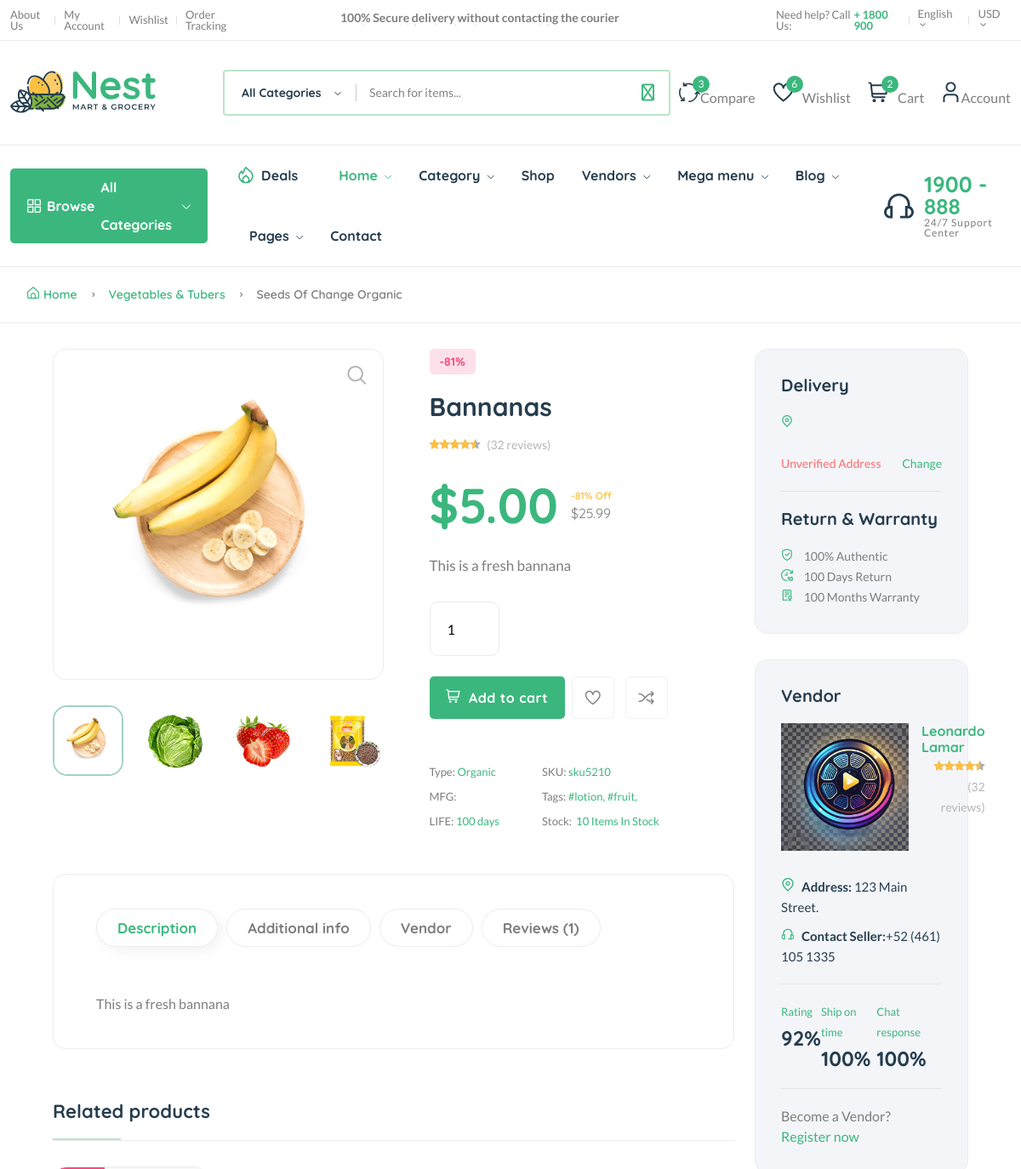
The page /product/4f4h1f1edbga3g315cfdh2/ (upper part) on the database as committed earlier.
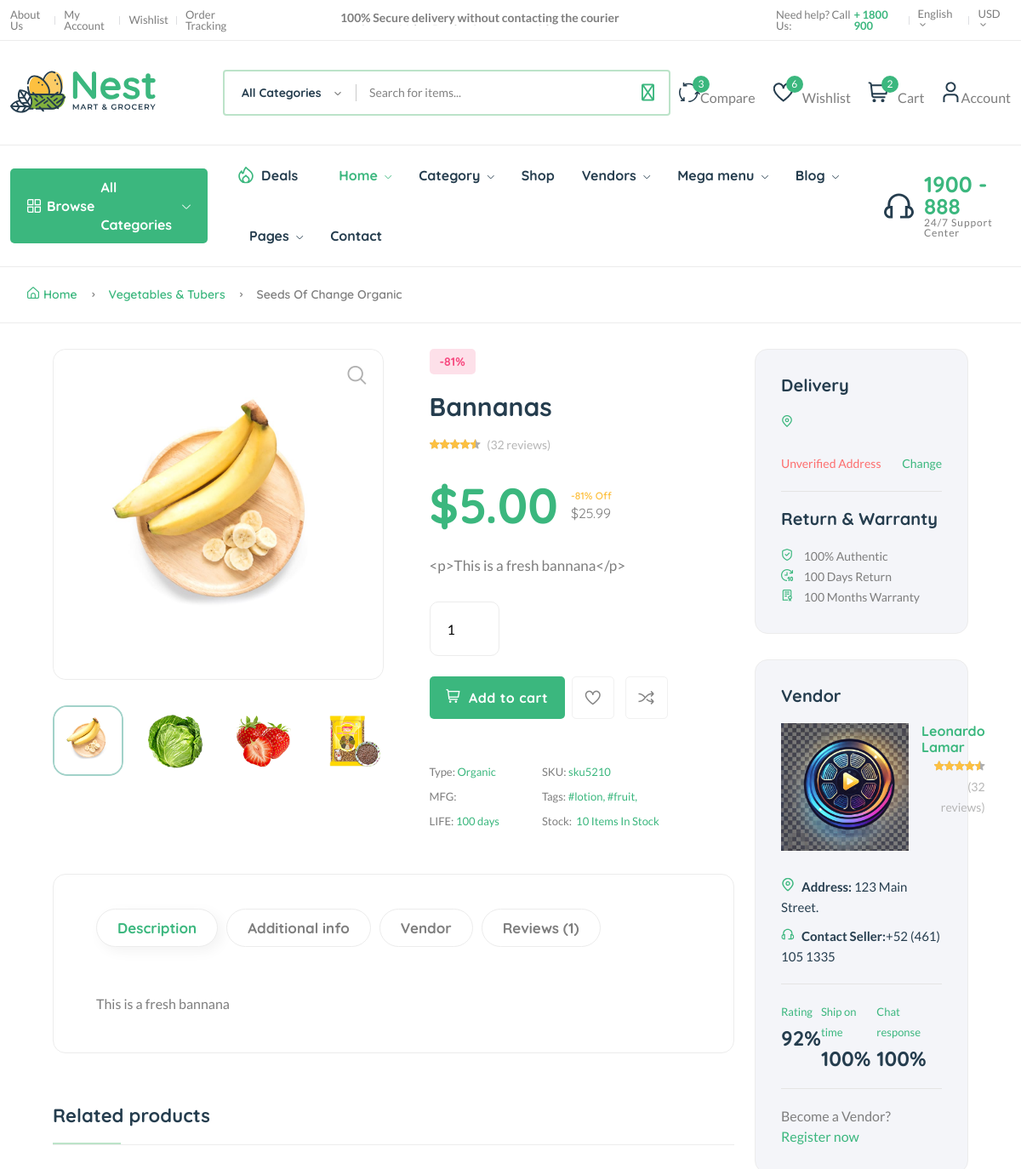
The same page on the database as committed later.
### core/models.py (models this page shows, shortened)
class Product(models.Model):
    pid = ShortUUIDField(unique=True, max_length=22, alphabet="abcdefgh12345")
    user = models.ForeignKey(User, on_delete=models.SET_NULL, null=True)
    category = models.ForeignKey(Category, on_delete=models.SET_NULL, null=True, related_name="category")
    vendor = models.ForeignKey(Vendor, on_delete=models.SET_NULL, null=True, related_name="product")
    title = models.CharField(max_length=100, default="Fresh Pear")
    image = models.ImageField(upload_to=user_directory_path, default="product.jpg")
    description =  models.TextField(null=True, blank=True, default="This is the product")
    price = models.DecimalField(max_digits=99999999999999, decimal_places=2, default="1.99")
    old_price = models.DecimalField(max_digits=99999999999999, decimal_places=2, default="2.99")
    specifications = RichTextUploadingField(null=True, blank=True)
    type = models.CharField(max_length=100, default="Organic", null=True, blank=True)
    stock_count = models.CharField(max_length=100 ,default="10", null=True, blank=True)
    life = models.CharField(max_length=100, default="100 days", null=True, blank=True)
    mfd = models.DateTimeField(auto_now_add=False, null=True, blank=True)
    tags = TaggableManager(blank=True)
    product_status = models.CharField(choices=STATUS, max_length=10, default="in_review")
    status = models.BooleanField(default=True)
    in_stock = models.BooleanField(default=True)
    featured = models.BooleanField(default=False)
    digital = models.BooleanField(default=False)
    sku = ShortUUIDField(unique=True, max_length=10, prefix="sku", alphabet="1234567890")
    date = models.DateTimeField(auto_now_add=True)
    updated = models.DateTimeField(null=True, blank=True)
    class Meta:
        verbose_name_plural = "Products"
    def get_precentage(self):
        new_price = ((self.old_price - self.price)/ self.old_price) * 100
        return new_price

class Vendor(models.Model):
    vid = ShortUUIDField(unique=True, max_length=20, prefix="ven", alphabet="abcdefgh12345")
    title = models.CharField(max_length=100, default="AngelitoCrackPro777")
    image = models.ImageField(upload_to=user_directory_path, default="vendor.jpg")
    cover_image = models.ImageField(upload_to=user_directory_path, default="vendor.jpg")
    description =  RichTextUploadingField(null=True, blank=True, default="Soy el mejor vendedor")
    address = models.CharField(max_length=100, default="123 Main Street.")
    contact = models.CharField(max_length=100, default="+52 (461) 105 1335")
    chat_resp_time = models.CharField(max_length=100, default="100")
    shipping_on_time = models.CharField(max_length=100, default="100")
    authentic_rating = models.CharField(max_length=100, default="100")
    days_return = models.CharField(max_length=100, default="100")
    warranty_period = models.CharField(max_length=100, default="100")
    user = models.ForeignKey(User, on_delete=models.SET_NULL, null=True)
    date = models.DateTimeField(auto_now_add=True, null=True, blank=True)
    class Meta:
        verbose_name_plural = "Vendors"

### core/views.py (the view)
# urls.py: path("product/<pid>/", product_detail_view, name="product-detail"),
def product_detail_view(request, pid):
    product = Product.objects.get(pid=pid)
    products = Product.objects.filter(category=product.category).exclude(pid=pid)
    reviews = ProductReview.objects.filter(product=product).order_by("-date")
    average_rating = ProductReview.objects.filter(product=product).aggregate(rating=Avg('rating'))
    review_form = ProductReviewForm()
    make_review = True
    if request.user.is_authenticated:
        user_review_count = ProductReview.objects.filter(user=request.user, product=product).count()
        if user_review_count > 0:
            make_review = False
    p_image = product.p_images.all()
    context = {
        "p":product,
        "make_review":make_review,
        "review_form":review_form,
        "p_image":p_image,
        "average_rating":average_rating,
        "reviews":reviews,
        "products":products,
    }
    return render(request, "core/product-detail.html", context)

### core/forms.py
class ProductReviewForm(forms.ModelForm):
    review = forms.CharField(widget=forms.Textarea(attrs={'placeholder':'Write review'}))
    class Meta:
        model = ProductReview
        fields = ['review','rating']

### core/context_processor.py (called while the page is built)
def default(request):
    categories = Category.objects.all()
    vendors = Vendor.objects.all()
    min_max_price = Product.objects.aggregate(Min("price"), Max("price"))
    try:
        address = Address.objects.get(user=request.user)
    except:
        address = None
    return {
        'categories':categories,
        'address':address,
        'vendors':vendors,
        'min_max_price':min_max_price
    }

### templates/core/product-detail.html (shortened to what the changed rows need)
{% extends 'partials/base.html' %}
{% load static %}
{% block content %}
    <main class="main">
        <div class="container mb-30">
            <div class="row">
                <div class="col-xl-11 col-lg-12 m-auto">
                    <div class="row">
                        <div class="col-xl-9">
                            <div class="product-detail accordion-detail">
                                <div class="row mb-50 mt-30">
                                    <div class="col-md-6 col-sm-12 col-xs-12 mb-md-0 mb-sm-5">
                                        <div class="detail-gallery">
                                            <div class="product-image-slider">
                                                <figure class="border-radius-10">
                                                    <img src="{{p.image.url}}" alt="product image" />
                                                </figure>
                                            </div>
                                            <div class="slider-nav-thumbnails">
                                                <div><img src="{{p.image.url}}" alt="product image" /></div>
                                            </div>
                                        </div>
                                    </div>
                                    <div class="col-md-6 col-sm-12 col-xs-12">
                                        <div class="detail-info pr-30 pl-30">
                                            <span class="stock-status out-stock"> -{{p.get_precentage|floatformat:0}}% </span>
                                            <h2 class="title-detail">{{p.title}}</h2>
                                            <div class="product-detail-rating">
                                                <div class="product-rate-cover text-end">
                                                </div>
                                            </div>
                                            <div class="clearfix product-price-cover">
                                                <div class="product-price primary-color float-left">
                                                    <span class="current-price text-brand">$</span><span class="current-price text-brand" id="prueba2">{{p.price}}</span>
                                                    <span>
                                                        <span class="save-price font-md color3 ml-15">-{{p.get_precentage|floatformat:0}}% Off</span>
                                                    <span class="font-md ml-15" id="prueba1">${{p.old_price}}</span>
                                                    </span>
                                                </div>
                                            </div>
                                            <div class="short-desc mb-30">
                                                <p class="font-lg">{{p.description|truncatechars:100}}</p>
                                            </div>
                                            <div class="detail-extralink mb-50">
                                                <input type="number" value="1" name="" id="product-quantity" class="w-25">
                                                <br>
                                                <br>
                                                <div class="product-extra-link2">
                                                </div>
                                            </div>
                                            <div class="font-xs">
                                                <ul class="mr-50 float-start">
                                                    <li class="mb-5">Type: <span class="text-brand">{{p.type}}</span></li>
                                                    <li>LIFE: <span class="text-brand">{{p.life}}</span></li>
                                                </ul>
                                                <ul class="float-start">
                                                    <li class="mb-5">SKU: <a href="#">{{p.sku}}</a></li>
                                                    <li>Stock:<span class="in-stock text-brand ml-5">{{p.stock_count}} Items In Stock</span></li>
                                                </ul>
                                            </div>
                                        </div>
                                    </div>
                                </div>
                                <div class="product-info">
                                    <div class="tab-style3">
                                        <div class="tab-content shop_info_tab entry-main-content">
                                            <div class="tab-pane fade show active" id="Description">
                                                <div class="">
                                                    <p>
                                                        {{p.description|safe}}
                                                    </p>
                                                </div>
                                            </div>
                                        </div>
                                    </div>
                                </div>
                                <div class="row mt-60">
                                    {% if products %}
                                    <div class="col-12">
                                        <h2 class="section-title style-1 mb-30">Related products</h2>
                                    </div>
                                    {% endif %}
                                </div>
                            </div>
                        </div>
                        <div class="col-xl-3 primary-sidebar sticky-sidebar mt-30">
                            <div class="sidebar-widget widget-delivery mb-30 bg-grey-9 box-shadow-none">
                                <ul>
                                    <li>
                                        <i class="fi fi-rs-shield-check mr-10 text-brand"></i>
                                        <span> {{p.vendor.authentic_rating}}% Authentic </span>
                                    </li>
                                    <li>
                                        <i class="fi fi-rs-time-forward-ten mr-10 text-brand"></i>
                                        <span> {{p.vendor.days_return}} Days Return </span>
                                    </li>
                                    <li>
                                        <i class="fi fi-rs-diploma mr-10 text-brand"></i>
                                        <span> {{p.vendor.warranty_period}} Months Warranty </span>
                                    </li>
                                </ul>
                            </div>
                            <div class="sidebar-widget widget-vendor mb-30 bg-grey-9 box-shadow-none">
                                <div class="vendor-logo d-flex mb-30">
                                    <img src="{{p.vendor.image.url}}" alt="" />
                                    <div class="vendor-name ml-15">
                                        <h6>
                                            <a href="vendor-details-2.html">{{p.vendor.title}}</a>
                                        </h6>
                                        <div class="product-rate-cover text-end">
                                        </div>
                                    </div>
                                </div>
                                <ul class="contact-infor">
                                    <li><img src="{% static 'assets/imgs/theme/icons/icon-location.svg' %}" alt="" /><strong>Address: </strong> <span>{{p.vendor.address}}</span></li>
                                    <li><img src="{% static 'assets/imgs/theme/icons/icon-contact.svg' %}" alt="" /><strong>Contact Seller:</strong><span>{{p.vendor.contact}}</span></li>
                                </ul>
                                <div class="d-flex justify-content-between">
                                    <div>
                                        <p class="text-brand font-xs">Ship on time</p>
                                        <h4 class="mb-0">{{p.vendor.shipping_on_time}}%</h4>
                                    </div>
                                    <div>
                                        <p class="text-brand font-xs">Chat response</p>
                                        <h4 class="mb-0">{{p.vendor.chat_resp_time}}%</h4>
                                    </div>
                                </div>
                            </div>
                        </div>
                    </div>
                </div>
            </div>
        </div>
    </main>
{% endblock content %}

Rows that differ between the two databases and show on the page:
changed Product "Bannanas": description "This is a fresh bannana" → "<p>This is a fresh bannana</p>"
